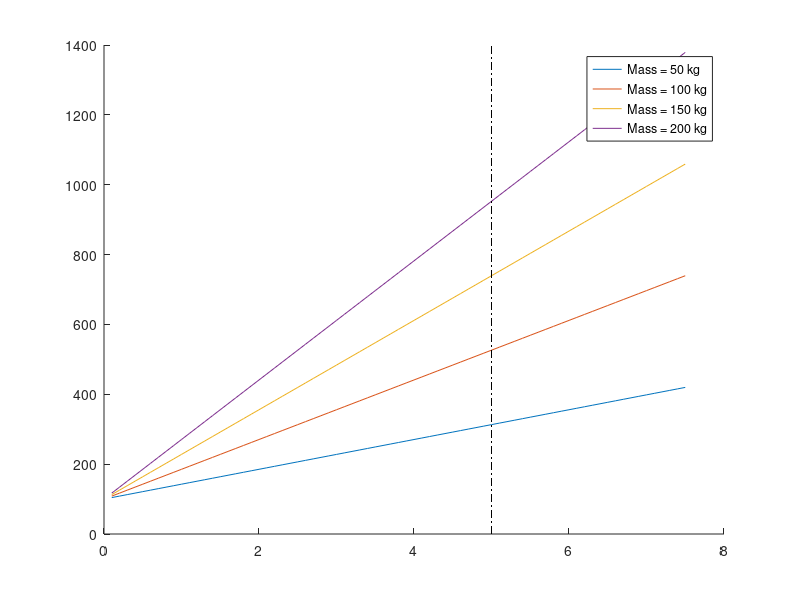

The MATLAB script that drew this image: (Note: this script raises an error after producing the figure.)
clear
clc
close all

%% Constant Initialization
g = 9.81; %gravity in m/s^2
m = 113; % kg, mass of cart fully loaded
vo_mph = 0; %initial velocity
vf_mph = 3; % final velocity in mph
vo = vo_mph*0.44704; %initial velocity in m/s
vf = vf_mph*0.44704; %final velocity in m/s
theta = 7.5; %max slope angle
vfy = vf*sind(theta); %vertical component of velocity
dist_mi = 5; %total distance cart is to travel in miles
dist = dist_mi*1609.34; %total distance cart is to travel in meters
dh = dist*sind(theta); %vertical component of total distance for given slope

%% Energy Calculations
KE = 1/2*m*(vf^2-vo^2); %kinetic energy of cart
PE = m*g*dh; %potential energy of cart
Wnet = KE + PE; %net work
dx = 3; %meters
a = vf^2/(2*dx); %acceleration needed to achieve max speed in dx meters
t = vf/a; %time to reach max speed
KEdot = KE/t; %power needed to achieve max speed
PEdot = m*g*vfy; %power needed to climb slope
dt = dh/vfy; % time it takes to climb slope at max speed in seconds
dt_hr = dt/3600; %time it takes to travel distance in hrs

%% Efficiency Calculations
losses = 0.75; %estimated losses in percent

%% Power Calculations
power_w = (KEdot+PEdot)/losses; %power needed in watts
power = power_w*0.00134102; % power in horsepower

%% Force Analysis

%% Motor Calculations
%voltage
%current
%power
%torque
%rpm
%curvedata

%% Gearbox Design/ Calculations


%% Battery Capacity
add_cap = 20*5; %additional capacity for charging 5 phones
capacity = (power_w*dt_hr)+add_cap; %battery capacity needed in kWh

%% Battery Configuration
v_motor = 24; %motor voltage
v_batt = 3.6; %battery voltage per cell
cap_batt = 4.2; %battery capacity in Ah
req_Ah = capacity/v_motor; %total battery Ah needed
parallel = ceil(req_Ah/cap_batt); %number of cells needed for desired Ah 
curr = 14.5; % max discharge current per cell
max_current = curr*parallel; %max battery pack discharge
series = ceil(v_motor/v_batt); %number of cells needed for desired motor voltage
num_cells = parallel*series; %number of battery cells needed
batt_weight = 70/1000; %battery weight in kg
tot_weight = num_cells*batt_weight; %total battery weight
batt_cost = 6.37; %battery cell cost in dollars
tot_cost = num_cells*batt_cost; %total battery cost

%% Speed vs Slope

%% Speed vs Power


%% Plots

%distance vs battery capacity
g = 9.81; %gravity in m/s^2
m = [50 100 150 200]; % kg, mass of cart fully loaded
capsto = []; %initialize vector
for i = 1:length(m)
    vo_mph = 0; %initial velocity
    vf_mph = 3; % final velocity in mph
    vo = vo_mph*0.44704; %initial velocity in m/s
    vf = vf_mph*0.44704; %final velocity in m/s
    theta = 7.5; %max slope angle
    vfy = vf*sind(theta); %vertical component of velocity
    dist_mi = 0.1:0.1:7.5; %total distance cart is to travel in miles
    dist = dist_mi.*1609.34; %total distance cart is to travel in meters
    dh = dist.*sind(theta); %vertical component of total distance for given slope
    KE = 1/2*m(i)*(vf^2-vo^2); %kinetic energy of cart
    PE = m(i)*g.*dh; %potential energy of cart
    Wnet = KE + PE; %net work
    dx = 3; %meters
    a = vf^2/(2*dx); %acceleration needed to achieve max speed in dx meters
    t = vf/a; %time to reach max speed
    KEdot = KE/t; %power needed to achieve max speed
    PEdot = m(i)*g*vfy; %power needed to climb slope
    dt = dh./vfy; % time it takes to climb slope at max speed in seconds
    dt_hr = dt./3600; %time it takes to travel distance in hrs
    losses = 0.75; %estimated losses in percent
    power_w = (KEdot+PEdot)./losses; %power needed in watts
    power = power_w.*0.00134102; % power in horsepower
    add_cap = 20*5; %additional capacity for charging 5 phones
    capacity = (power_w*dt_hr)+add_cap; %battery capacity needed in kWh
    capsto = [capsto ; capacity]; %storing capacity on each iteration
end

figure
hold on
plot(dist_mi,capsto(1,:))
plot(dist_mi,capsto(2,:))
plot(dist_mi,capsto(3,:))
plot(dist_mi,capsto(4,:))
plot([5 5],[0 1400],'k-.')
lgd = legend('Mass = 50 kg','Mass = 100 kg','Mass = 150 kg','Mass = 200 kg');
lgd.Location = 'northwest';
title('Cart Distance Rating vs. Battery Capacity Needed')
xlabel('Distance Rating [miles]')
ylabel('Battery Capacity Needed [kWh]')

%cart weight vs power required
g = 9.81; %gravity in m/s^2
theta = [2.5 5 7.5 10 12.5 15]; %max slope angle
psto = [];
for i = 1:length(theta)
    m = 50:1:200; % kg, mass of cart fully loaded
    vo_mph = 0; %initial velocity
    vf_mph = 3; % final velocity in mph
    vo = vo_mph*0.44704; %initial velocity in m/s
    vf = vf_mph*0.44704; %final velocity in m/s
    %theta = 7.5; %max slope angle
    vfy = vf*sind(theta(i)); %vertical component of velocity
    dist_mi = 5; %total distance cart is to travel in miles
    dist = dist_mi*1609.34; %total distance cart is to travel in meters
    dh = dist*sind(theta(i)); %vertical component of total distance for given slope
    KE = 1/2.*m.*(vf^2-vo^2); %kinetic energy of cart
    PE = m.*g.*dh; %potential energy of cart
    Wnet = KE + PE; %net work
    dx = 3; %meters
    a = vf^2/(2*dx); %acceleration needed to achieve max speed in dx meters
    t = vf/a; %time to reach max speed
    KEdot = KE/t; %power needed to achieve max speed
    PEdot = m.*g*vfy; %power needed to climb slope
    dt = dh/vfy; % time it takes to climb slope at max speed in seconds
    dt_hr = dt/3600; %time it takes to travel distance in hrs
    losses = 0.75; %estimated losses in percent
    power_w = (KEdot+PEdot)./losses; %power needed in watts
    power = power_w.*0.00134102; % power in horsepower
    psto = [psto ; power_w]; %storing power vectors on each iteration
end

figure
hold on
plot(m,psto(1,:))
plot(m,psto(2,:))
plot(m,psto(3,:))
plot(m,psto(4,:))
plot(m,psto(5,:))
plot(m,psto(6,:))
plot([113 113],[0 1000],'k-.')
lgd = legend('\theta = 2.5','\theta = 5','\theta = 7.5','\theta = 10','\theta = 12.5','\theta = 15');
lgd.Location = 'northwest';
title('Total Cart Mass vs. Power Required')
xlabel('Total Cart Mass [kg]')
ylabel('Power Needed [W]')


%cart weight vs battery capacity
g = 9.81; %gravity in m/s^2
m = 50:1:200; % kg, mass of cart fully loaded
vo_mph = 0; %initial velocity
vf_mph = 3; % final velocity in mph
vo = vo_mph*0.44704; %initial velocity in m/s
vf = vf_mph*0.44704; %final velocity in m/s
theta = 7.5; %max slope angle
vfy = vf*sind(theta); %vertical component of velocity
dist_mi = 5; %total distance cart is to travel in miles
dist = dist_mi*1609.34; %total distance cart is to travel in meters
dh = dist*sind(theta); %vertical component of total distance for given slope
KE = 1/2.*m.*(vf^2-vo^2); %kinetic energy of cart
PE = m.*g.*dh; %potential energy of cart
Wnet = KE + PE; %net work
dx = 3; %meters
a = vf^2/(2*dx); %acceleration needed to achieve max speed in dx meters
t = vf/a; %time to reach max speed
KEdot = KE/t; %power needed to achieve max speed
PEdot = m.*g*vfy; %power needed to climb slope
dt = dh./vfy; % time it takes to climb slope at max speed in seconds
dt_hr = dt./3600; %time it takes to travel distance in hrs
losses = 0.75; %estimated losses in percent
power_w = (KEdot+PEdot)./losses; %power needed in watts
power = power_w.*0.00134102; % power in horsepower
add_cap = 20*5; %additional capacity for charging 5 phones
capacity = (power_w.*dt_hr)+add_cap; %battery capacity needed in kWh
figure
plot(m,capacity)
title('Total Cart Mass vs. Battery Capacity Needed')
xlabel('Total Cart Mass [kg]')
ylabel('Battery Capacity Needed [kWh]')

%slope vs battery capacity
g = 9.81; %gravity in m/s^2
m = [50 100 150 200]; % kg, mass of cart fully loaded
capsto = [];
for i = 1:length(m)
    vo_mph = 0; %initial velocity
    vf_mph = 3; % final velocity in mph
    vo = vo_mph*0.44704; %initial velocity in m/s
    vf = vf_mph*0.44704; %final velocity in m/s
    theta = 1:0.1:20; %max slope angle
    vfy = vf.*sind(theta); %vertical component of velocity
    dist_mi = 5; %total distance cart is to travel in miles
    dist = dist_mi*1609.34; %total distance cart is to travel in meters
    dh = dist.*sind(theta); %vertical component of total distance for given slope
    KE = 1/2*m(i)*(vf^2-vo^2); %kinetic energy of cart
    PE = m(i)*g.*dh; %potential energy of cart
    Wnet = KE + PE; %net work
    dx = 3; %meters
    a = vf^2/(2*dx); %acceleration needed to achieve max speed in dx meters
    t = vf/a; %time to reach max speed
    KEdot = KE/t; %power needed to achieve max speed
    PEdot = m(i).*g.*vfy; %power needed to climb slope
    dt = dh./vfy; % time it takes to climb slope at max speed in seconds
    dt_hr = dt./3600; %time it takes to travel distance in hrs
    losses = 0.75; %estimated losses in percent
    power_w = (KEdot+PEdot)./losses; %power needed in watts
    power = power_w.*0.00134102; % power in horsepower
    add_cap = 20*5; %additional capacity for charging 5 phones
    capacity = (power_w.*dt_hr)+add_cap; %battery capacity needed in kWh
    capsto = [capsto ; capacity]; % storing capacities on each iteration
end

figure
hold on
plot(theta,capsto(1,:))
plot(theta,capsto(2,:))
plot(theta,capsto(3,:))
plot(theta,capsto(4,:))
plot([7.5 7.5],[0 2500],'k-.')
lgd = legend('Mass = 50 kg','Mass = 100 kg','Mass = 150 kg','Mass = 200 kg');
lgd.Location = 'northwest';
title('Path Slope vs. Battery Capacity Needed')
xlabel('Path slope [deg]')
ylabel('Battery Capacity Needed [kWh]')

%wheel diameter vs motor speed
d = 2:0.1:12; %wheel diameter in inches
d_m = d.*0.0254; %wheel diameter in meters
circ = 2*pi.*(d./2); %wheel circumference in inches
circ_m = circ.*0.0254; %wheel circumference in meters
vf_mph = 3; %max cart speed in mph
cart_v = vf_mph*0.44704; %max cart speed in m/s
mot_speed = cart_v./circ_m.*60; %motor speed in RPM to reach desired vf
figure
plot(d,mot_speed)
title('Wheel Diameter vs. Motor Speed To Obtain 3 MPH')
xlabel('Wheel Diameter [in]')
ylabel('Motor Speed [RPM]')

%Wheel diamter vs gear reduction
d = [4 6 8 10]; %wheel diameter in inches
d_m = d.*0.0254; %wheel diameter in meters
circ = 2*pi.*(d./2); %wheel circumference in inches
circ_m = circ.*0.0254; %wheel circumference in meters
vf_mph = 3; %max cart speed in mph
cart_v = vf_mph*0.44704; %max cart speed in m/s
mot_speed = cart_v./circ_m.*60; %motor speed in RPM to reach desired vf
speed = 500:1:5000; %possible motor speeds in RPM
grstore = [];

for i = 1:length(mot_speed)
    gr = speed/mot_speed(i);
    grstore = [grstore ; gr];
end

figure
hold on
plot(speed,grstore(1,:))
plot(speed,grstore(2,:))
plot(speed,grstore(3,:))
plot(speed,grstore(4,:))
lgd = legend('D = 4 in.','D = 6 in.','D = 8 in.','D = 10 in.');
lgd.Location = 'northwest';
title('Motor Speed vs. Gear Reduction To Obtain 3 MPH')
xlabel('Motor Speed [RPM]')
ylabel('Gear Reduction [ ]')

%battery capacity vs battery cost
capacity = 100:1:1200; %battery capacity needed in kWh

v_motor = 24; %motor voltage
v_batt = 3.6; %battery voltage per cell
cap_batt = 4.2; %battery capacity in Ah
req_Ah = capacity./v_motor; %total battery Ah needed
parallel = ceil(req_Ah./cap_batt); %number of cells needed for desired Ah 
curr = 14.5; % max discharge current per cell
max_current = curr.*parallel; %max battery pack discharge
series = ceil(v_motor/v_batt); %number of cells needed for desired motor voltage
num_cells = parallel.*series; %number of battery cells needed
batt_weight = 70/1000; %battery weight in kg
tot_weight = num_cells*batt_weight; %total battery weight
batt_cost = 4.15; %battery cell cost in dollars
tot_cost = num_cells*batt_cost; %total battery cost

figure
hold on
plot(capacity,tot_cost)
plot([581 581],[0 400],'k-.')
title('Battery Capacity vs. Total Battery Cost')
xlabel('Battery Capacity [kWh]')
ylabel('Total Battery Cost [$]')

%cart weight vs battery cost
g = 9.81; %gravity in m/s^2
theta = [2.5 5 7.5 10 12.5 15]; %max slope angle
coststo = [];
for i = 1:length(theta)
    m = 50:50:200; % kg, mass of cart fully loaded
    vo_mph = 0; %initial velocity
    vf_mph = 3; % final velocity in mph
    vo = vo_mph*0.44704; %initial velocity in m/s
    vf = vf_mph*0.44704; %final velocity in m/s
    %theta = 7.5; %max slope angle
    vfy = vf*sind(theta(i)); %vertical component of velocity
    dist_mi = 5; %total distance cart is to travel in miles
    dist = dist_mi*1609.34; %total distance cart is to travel in meters
    dh = dist*sind(theta(i)); %vertical component of total distance for given slope
    KE = 1/2.*m.*(vf^2-vo^2); %kinetic energy of cart
    PE = m.*g.*dh; %potential energy of cart
    Wnet = KE + PE; %net work
    dx = 3; %meters
    a = vf^2/(2*dx); %acceleration needed to achieve max speed in dx meters
    t = vf/a; %time to reach max speed
    KEdot = KE/t; %power needed to achieve max speed
    PEdot = m.*g*vfy; %power needed to climb slope
    dt = dh./vfy; % time it takes to climb slope at max speed in seconds
    dt_hr = dt./3600; %time it takes to travel distance in hrs
    losses = 0.75; %estimated losses in percent
    power_w = (KEdot+PEdot)./losses; %power needed in watts
    power = power_w.*0.00134102; % power in horsepower
    add_cap = 20*5; %additional capacity for charging 5 phones
    capacity = (power_w.*dt_hr)+add_cap; %battery capacity needed in kWh
    v_motor = 24; %motor voltage
    v_batt = 3.6; %battery voltage per cell
    cap_batt = 4.2; %battery capacity in Ah
    req_Ah = capacity./v_motor; %total battery Ah needed
    parallel = ceil(req_Ah./cap_batt); %number of cells needed for desired Ah
    curr = 14.5; % max discharge current per cell
    max_current = curr.*parallel; %max battery pack discharge
    series = ceil(v_motor/v_batt); %number of cells needed for desired motor voltage
    num_cells = parallel.*series; %number of battery cells needed
    batt_weight = 70/1000; %battery weight in kg
    tot_weight = num_cells*batt_weight; %total battery weight
    batt_cost = 4.15; %battery cell cost in dollars
    tot_cost = num_cells*batt_cost; %total battery cost
    coststo = [coststo ; tot_cost];
end

figure
hold on
plot(m,coststo(1,:))
plot(m,coststo(2,:))
plot(m,coststo(3,:))
plot(m,coststo(4,:))
plot(m,coststo(5,:))
plot(m,coststo(6,:))
lgd = legend('\theta = 2.5','\theta = 5','\theta = 7.5','\theta = 10','\theta = 12.5','\theta = 15');
lgd.Location = 'northwest';
title('Total Cart Mass vs. Total Battery Cost')
xlabel('Total Cart Mass [kg]')
ylabel('Total Battery Cost [$]')
